Frame 1 (no input): blank canvas, image omitted
Frame 60 (the mouse pressed at the canvas centre just before this capture): blank canvas, image omitted
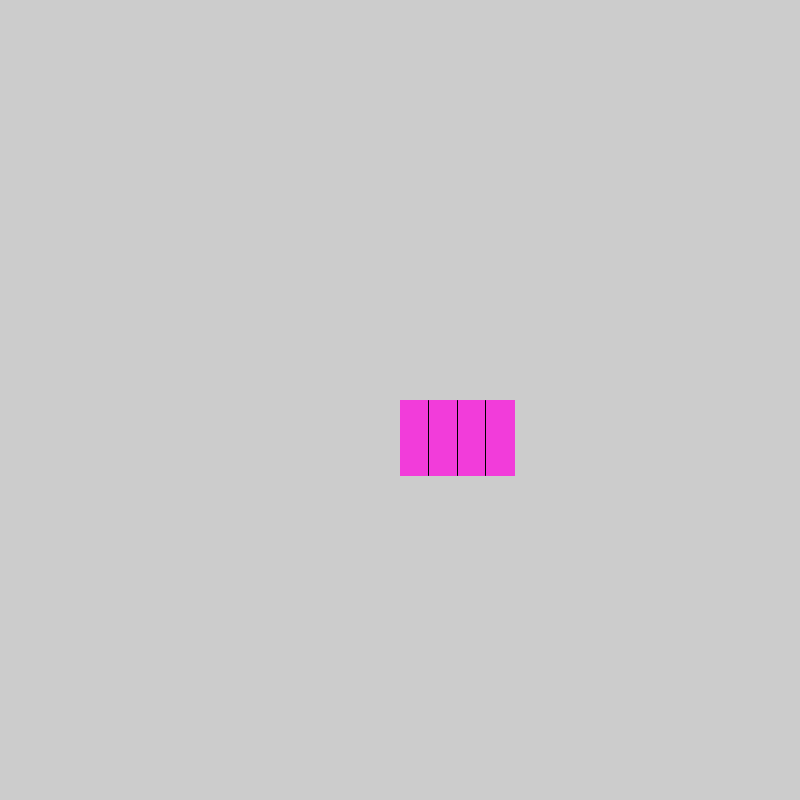
Frame 120 (the mouse held since frame 60 and released just before this capture)

The Processing sketch whose frames 1 and 60 were blank and that drew this single picture after the mouse press (run headless with seeded random() and noise(); from frame 60 on, the mouse is pressed at the canvas centre):

// Processing sketch: criacao_de_modulos
// ── criacao_de_modulos.pde
Comp[] comp;
int number_of_comps = 0;

void setup(){
  size(800,800);
  comp = new Comp[40];
}

void draw(){
  for(int i = 0; i < number_of_comps; i++){
    comp[i].draw();
  }
}

void mousePressed(){
  if(number_of_comps < comp.length){
    comp[number_of_comps] = new Comp(mouseX, mouseY);
    number_of_comps++;
  }
}
// ── Comp.pde
class Comp{
  float x,y,w,h;
  int columns;
  float column_offset;
  color c, cs;
  
  Comp(float _x, float _y){
    w = random(50,150);
    h = random(50,150);
    x = _x;
    y = _y;
    c = color(int(random(0,255)),int(random(0,255)),int(random(0,255)));
    columns = int(random(0,10));
    column_offset = w/(columns+1);
    float mean = (red(c)+green(c)+blue(c))/3;
    if(mean>127){
      cs = color(0);
    }
    else{
      cs = color(255);
    }
  }
  
  void draw(){
    noStroke();
    fill(c);
    rect(x,y,w,h);
    stroke(cs);
    for(int i = 0; i < columns; i++){
      line(x+(column_offset*(i+1)),y,x+(column_offset*(i+1)),y+h);
    }
  }
  
}
